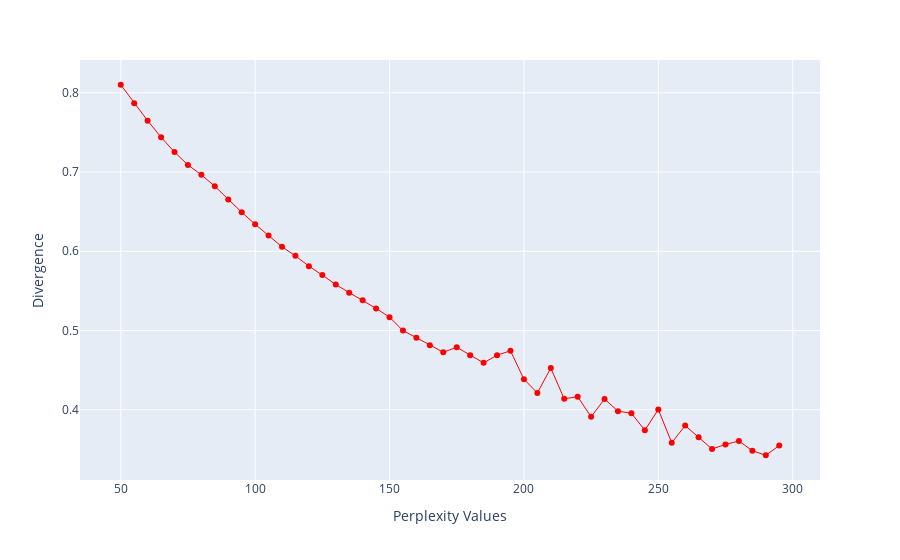

Notebook source saved alongside this figure:
### Code cell
# determine appropriate perplexity

perplexity = np.arange(50, 300, 5)
divergence = []

for i in perplexity:
    model = TSNE(n_components=2, init="pca", perplexity=i)
    reduced = model.fit_transform(np.array(X_test))
    divergence.append(model.kl_divergence_)
fig = px.line(x=perplexity, y=divergence, markers=True)
fig.update_layout(xaxis_title="Perplexity Values", yaxis_title="Divergence")
fig.update_traces(line_color="red", line_width=1)
fig.show()

### Figure 1 — Plotly figure (JSON) as saved in the notebook; plotly's stock layout.template omitted (floating-point values rounded to 4 significant figures)
{"data": [{"hovertemplate": "x=%{x}<br>y=%{y}<extra></extra>", "legendgroup": "", "line": {"color": "red", "dash": "solid", "width": 1}, "marker": {"symbol": "circle"}, "mode": "lines+markers", "name": "", "orientation": "v", "showlegend": false, "type": "scatter", "x": [50, 55, 60, 65, 70, 75, 80, 85, 90, 95, 100, 105, 110, 115, 120, 125, 130, 135, 140, 145, 150, 155, 160, 165, 170, 175, 180, 185, 190, 195, 200, 205, 210, 215, 220, 225, 230, 235, 240, 245, 250, 255, 260, 265, 270, 275, 280, 285, 290, 295], "xaxis": "x", "y": [0.8102, 0.787, 0.7648, 0.7439, 0.7252, 0.709, 0.6965, 0.6821, 0.6654, 0.6492, 0.6342, 0.6199, 0.6056, 0.5942, 0.5812, 0.57, 0.5581, 0.5478, 0.5383, 0.5279, 0.5169, 0.4999, 0.491, 0.4814, 0.4726, 0.4789, 0.4689, 0.4592, 0.4689, 0.4744, 0.4386, 0.4213, 0.4526, 0.4138, 0.4165, 0.3912, 0.4136, 0.3983, 0.3956, 0.3742, 0.4004, 0.3584, 0.3801, 0.3655, 0.3505, 0.3563, 0.3606, 0.3483, 0.3426, 0.3549], "yaxis": "y"}], "layout": {"legend": {"tracegroupgap": 0}, "margin": {"t": 60}, "xaxis": {"anchor": "y", "domain": [0, 1], "title": {"text": "Perplexity Values"}}, "yaxis": {"anchor": "x", "domain": [0, 1], "title": {"text": "Divergence"}}}}
